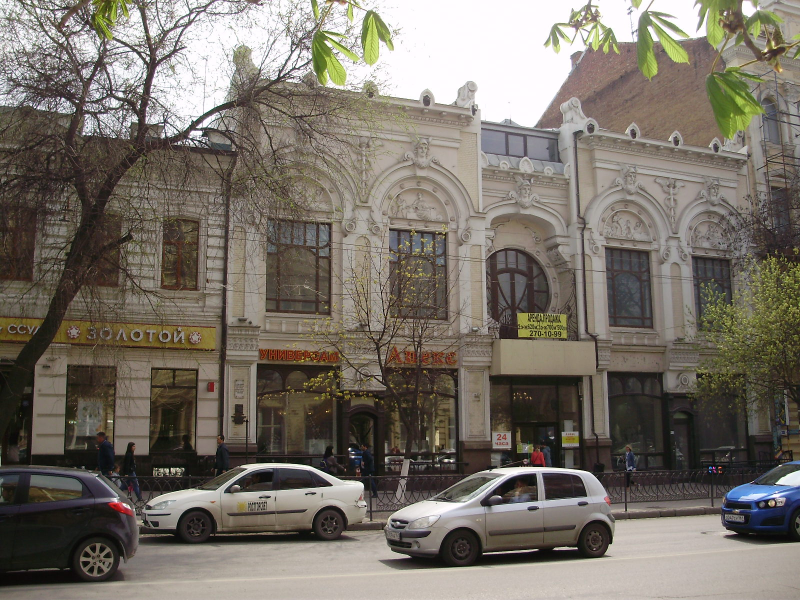
#> input picture data/raw/cinema_house/cinema_house_verified_00.jpg, 1600 x 1200 px (shown at 1/2 size); its folder holds only this picture in this run
$ python augment_from_crops.py --image data/raw/cinema_house/cinema_house_verified_00.jpg
#> lines starting #> are read from the running program, lines starting #| are printed output that depends on the picture
"""
augment_from_crops.py
---------------------
You have one image containing multiple landmarks.
This script:
  1. Opens your image and lets you draw a crop box around each landmark
  2. Saves each crop as a clean source image
  3. Generates N augmented variants of each crop into data/raw/<landmark_id>/

USAGE
-----
  python augment_from_crops.py --image path/to/your/photo.jpg --n 60

  A window opens. For each landmark:
    - Draw a rectangle around it with your mouse
    - A menu asks which landmark it is
    - Repeat for all landmarks in the image
    - Press Q when done

REQUIREMENTS
------------
  pip install opencv-python pillow numpy
"""

import argparse
import json
import random
import sys
from pathlib import Path

import cv2
import numpy as np
from PIL import Image, ImageEnhance, ImageFilter

DATA_DIR       = Path("data")
RAW_DIR        = DATA_DIR / "raw"
LANDMARKS_JSON = DATA_DIR / "landmarks.json"

# ── augmentation config ───────────────────────────────────────────────────────
AUG_CONFIG = {
    "rotation_range":    (-25, 25),
    "zoom_range":        (0.75, 1.25),
    "brightness_range":  (0.5, 1.6),
    "contrast_range":    (0.6, 1.6),
    "saturation_range":  (0.6, 1.5),
    "hflip_prob":        0.5,
    "blur_prob":         0.2,
    "noise_prob":        0.3,
    "output_size":       (400, 400),
}


def load_landmarks():
    with open(LANDMARKS_JSON) as f:
#> (reads data/landmarks.json from the repository)
        data = json.load(f)
    return [(lm["id"], lm["name"]) for lm in data["landmarks"]]


# ── augmentation ──────────────────────────────────────────────────────────────
# [66 lines left out: functions augment_image, generate_augmented, not called in this run]


# ── interactive crop UI ───────────────────────────────────────────────────────
class CropSelector:
    def __init__(self, image_path: Path):
        self.image_path = image_path
        self.img_bgr    = cv2.imread(str(image_path))
#> self.img_bgr is the input picture: shape (1200, 1600, 3); mean B, G, R 103.9, 113.2, 119.9
        if self.img_bgr is None:
            raise FileNotFoundError(f"Cannot open image: {image_path}")

        # scale down for display if very large
        h, w = self.img_bgr.shape[:2]
#> h = 1200; w = 1600
        self.scale = min(1.0, 1200 / max(w, h))
#> self.scale = 0.75
        dw, dh = int(w * self.scale), int(h * self.scale)
#> dw = 1200; dh = 900
        self.display = cv2.resize(self.img_bgr, (dw, dh))

        self.crops   = []   # list of (landmark_id, PIL.Image)
        self.roi     = None

    # [33 lines left out: functions _select_roi, _pick_landmark, not called in this run]

    def run(self, landmarks: list) -> list:
        """
        Interactive loop. Returns list of (landmark_id, PIL.Image) for each crop.
        """
        print("\n📸 Image loaded:", self.image_path)
        print("   Draw a box around each landmark in the image.")
        print("   Press Q in the main window (or Ctrl+C here) when finished.\n")

        while True:
            # show current state
            preview = self.display.copy()
            for i, (lid, _) in enumerate(self.crops):
                cv2.putText(preview, f"#{i+1} {lid}", (10, 50 + i*24),
                            cv2.FONT_HERSHEY_SIMPLEX, 0.55, (0, 200, 255), 2)
            cv2.putText(preview,
                        f"Crops so far: {len(self.crops)}  |  Press Q to finish",
                        (10, self.display.shape[0] - 12),
                        cv2.FONT_HERSHEY_SIMPLEX, 0.55, (255, 255, 100), 2)
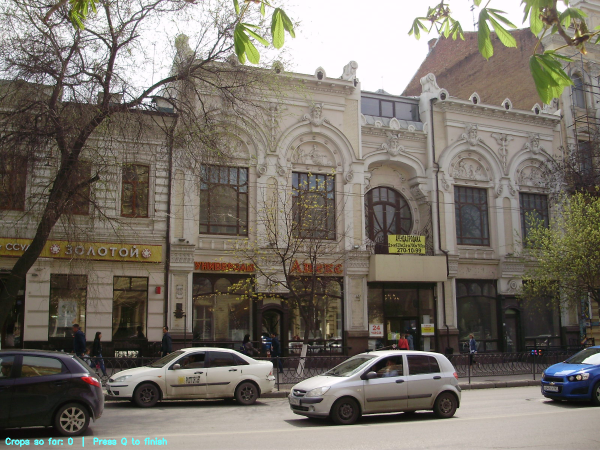
#> preview: shape (900, 1200, 3) (shown at 1/2 size); mean B, G, R 104, 113.3, 119.7
            cv2.imshow("NYC Explorer — crop selector", preview)
            key = cv2.waitKey(0) & 0xFF
#> (key q is pressed here)

            if key == ord('q') or key == ord('Q'):
                cv2.destroyAllWindows()
                break

            # any other key → select new ROI
            cv2.destroyAllWindows()
            roi = self._select_roi()
            if roi is None:
                print("  Cancelled, try again.")
                continue

            x, y, rw, rh = roi
            if rw < 20 or rh < 20:
                print("  Box too small, try again.")
                continue

            # crop from original
            crop_bgr = self.img_bgr[y:y+rh, x:x+rw]
            crop_pil = Image.fromarray(cv2.cvtColor(crop_bgr, cv2.COLOR_BGR2RGB))

            lid = self._pick_landmark(landmarks)
            if lid is None:
                print("  Skipped.")
                continue

            self.crops.append((lid, crop_pil))
            print(f"  Saved crop for: {lid}")

        return self.crops


# ── main ──────────────────────────────────────────────────────────────────────
def main(image_path: Path, n: int):
    landmarks = load_landmarks()

    selector = CropSelector(image_path)
    crops    = selector.run(landmarks)

    if not crops:
        print("\nNo crops collected. Exiting.")
        sys.exit(0)
#> (the program exits here)
